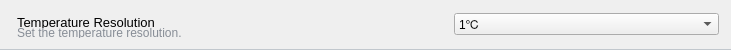
              <widget class="QGroupBox" name="groupBox_9">
               <property name="minimumSize">
                <size>
                 <width>0</width>
                 <height>50</height>
                </size>
               </property>
               <property name="maximumSize">
                <size>
                 <width>16777215</width>
                 <height>50</height>
                </size>
               </property>
               <property name="styleSheet">
                <string notr="true">QGroupBox {
	border-top:none;
	border-bottom:1px solid #C1C7CD;
}</string>
               </property>
               <property name="flat">
                <bool>true</bool>
               </property>
               <layout class="QHBoxLayout" name="horizontalLayout_11">
                <item>
                 <layout class="QVBoxLayout" name="verticalLayout_12">
                  <property name="spacing">
                   <number>0</number>
                  </property>
                  <property name="leftMargin">
                   <number>5</number>
                  </property>
                  <property name="topMargin">
                   <number>6</number>
                  </property>
                  <item>
                   <widget class="QLabel" name="label_26">
                    <property name="font">
                     <font>
                      <pointsize>10</pointsize>
                     </font>
                    </property>
                    <property name="styleSheet">
                     <string notr="true"/>
                    </property>
                    <property name="text">
                     <string>Temperature Resolution</string>
                    </property>
                   </widget>
                  </item>
                  <item>
                   <widget class="QLabel" name="label_27">
                    <property name="styleSheet">
                     <string notr="true">color:rgb(135, 141, 150)</string>
                    </property>
                    <property name="text">
                     <string>Set the temperature resolution.</string>
                    </property>
                   </widget>
                  </item>
                 </layout>
                </item>
                <item>
                 <spacer name="horizontalSpacer_9">
                  <property name="orientation">
                   <enum>Qt::Orientation::Horizontal</enum>
                  </property>
                  <property name="sizeHint" stdset="0">
                   <size>
                    <width>266</width>
                    <height>20</height>
                   </size>
                  </property>
                 </spacer>
                </item>
                <item>
                 <widget class="QComboBox" name="tsmod_select">
                  <property name="sizePolicy">
                   <sizepolicy hsizetype="Minimum" vsizetype="Fixed">
                    <horstretch>0</horstretch>
                    <verstretch>0</verstretch>
                   </sizepolicy>
                  </property>
                  <property name="minimumSize">
                   <size>
                    <width>265</width>
                    <height>0</height>
                   </size>
                  </property>
                  <item>
                   <property name="text">
                    <string>1℃</string>
                   </property>
                  </item>
                  <item>
                   <property name="text">
                    <string>0.0625℃</string>
                   </property>
                  </item>
                 </widget>
                </item>
               </layout>
              </widget>
